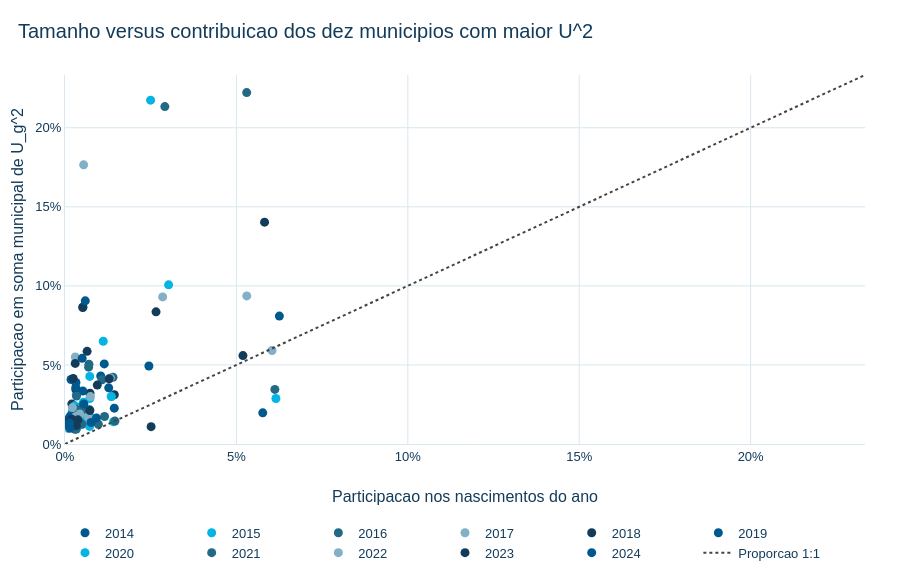

Source (notebook cell):
### Code cell
fig_tamanho = go.Figure()
for ano, grupo in tamanho.groupby("ano", sort=True):
    fig_tamanho.add_trace(go.Scatter(
        x=grupo.share_n, y=grupo.share_variancia,
        mode="markers", name=str(ano),
        marker={"size": 9},
        customdata=np.array(list(zip(grupo.municipio, grupo.razao_concentracao, grupo.rank_u2)), dtype=object),
        hovertemplate="Ano " + str(ano) + "<br>Municipio %{customdata[0]}<br>Rank U^2 %{customdata[2]}<br>Share N %{x:.3%}<br>Share variancia %{y:.3%}<br>Razao %{customdata[1]:.2f}<extra></extra>",
    ))
limite = float(max(tamanho.share_n.max(), tamanho.share_variancia.max()) * 1.05)
fig_tamanho.add_trace(go.Scatter(
    x=[0, limite], y=[0, limite], mode="lines", name="Proporcao 1:1",
    line={"color": "#444444", "dash": "dot"}, hoverinfo="skip",
))
fig_tamanho.update_layout(
    xaxis_title="Participacao nos nascimentos do ano",
    yaxis_title="Participacao em soma municipal de U_g^2",
    xaxis={"range": [0, limite], "tickformat": ".0%"},
    yaxis={"range": [0, limite], "tickformat": ".0%"},
    height=580, width=900,
)
aplicar_tema_base(fig_tamanho, "Tamanho versus contribuicao dos dez municipios com maior U^2")
fig_tamanho.show()

### Figure 1 — Plotly figure (JSON) as saved in the notebook; plotly's stock layout.template omitted (floating-point values rounded to 4 significant figures)
{"data": [{"customdata": [["355030", 1.294, 1], ["230440", 4.423, 2], ["410480", 23.16, 3], ["510340", 6.163, 4], ["530010", 1.576, 5], ["311860", 6.361, 6], ["350950", 3.879, 7], ["313670", 8.563, 8], ["431690", 13.71, 9], ["240325", 11.88, 10]], "hovertemplate": "Ano 2014<br>Municipio %{customdata[0]}<br>Rank U^2 %{customdata[2]}<br>Share N %{x:.3%}<br>Share variancia %{y:.3%}<br>Razao %{customdata[1]:.2f}<extra></extra>", "marker": {"size": 9}, "mode": "markers", "name": "2014", "type": "scatter", "x": [0.06253, 0.01145, 0.001763, 0.003743, 0.01438, 0.00307, 0.004962, 0.002166, 0.001191, 0.001365], "y": [0.0809, 0.05066, 0.04082, 0.02307, 0.02266, 0.01953, 0.01925, 0.01855, 0.01633, 0.01621]}, {"customdata": [["330455", 3.331, 1], ["310620", 5.824, 2], ["355220", 9.421, 3], ["355030", 0.4678, 4], ["150140", 3.972, 5], ["520140", 8.615, 6], ["320130", 9.718, 7], ["250750", 4.026, 8], ["510840", 8.9, 9], ["130260", 0.9959, 10]], "hovertemplate": "Ano 2015<br>Municipio %{customdata[0]}<br>Rank U^2 %{customdata[2]}<br>Share N %{x:.3%}<br>Share variancia %{y:.3%}<br>Razao %{customdata[1]:.2f}<extra></extra>", "marker": {"size": 9}, "mode": "markers", "name": "2015", "type": "scatter", "x": [0.03022, 0.01116, 0.003288, 0.06152, 0.007241, 0.002593, 0.002126, 0.004103, 0.001729, 0.01415], "y": [0.1007, 0.06497, 0.03098, 0.02878, 0.02876, 0.02234, 0.02066, 0.01652, 0.01539, 0.01409]}, {"customdata": [["330455", 7.327, 1], ["350950", 16.54, 2], ["520870", 7.234, 3], ["150140", 7.049, 4], ["130260", 3.014, 5], ["355030", 0.5638, 6], ["230440", 1.51, 7], ["530010", 0.9932, 8], ["320500", 4.5, 9], ["500270", 2.503, 10]], "hovertemplate": "Ano 2016<br>Municipio %{customdata[0]}<br>Rank U^2 %{customdata[2]}<br>Share N %{x:.3%}<br>Share variancia %{y:.3%}<br>Razao %{customdata[1]:.2f}<extra></extra>", "marker": {"size": 9}, "mode": "markers", "name": "2016", "type": "scatter", "x": [0.02912, 0.005238, 0.006982, 0.006895, 0.014, 0.06121, 0.01153, 0.01458, 0.002851, 0.004987], "y": [0.2134, 0.08662, 0.05051, 0.0486, 0.0422, 0.03451, 0.01742, 0.01448, 0.01283, 0.01248]}, {"customdata": [["350950", 32.49, 1], ["330455", 3.266, 2], ["355030", 0.9796, 3], ["130260", 2.238, 4], ["320130", 8.253, 5], ["420910", 5.083, 6], ["351880", 1.918, 7], ["410690", 1.744, 8], ["520110", 4.449, 9], ["351907", 9.116, 10]], "hovertemplate": "Ano 2017<br>Municipio %{customdata[0]}<br>Rank U^2 %{customdata[2]}<br>Share N %{x:.3%}<br>Share variancia %{y:.3%}<br>Razao %{customdata[1]:.2f}<extra></extra>", "marker": {"size": 9}, "mode": "markers", "name": "2017", "type": "scatter", "x": [0.005434, 0.02848, 0.06039, 0.01341, 0.002122, 0.002904, 0.007487, 0.007965, 0.00222, 0.001061], "y": [0.1766, 0.09302, 0.05916, 0.03001, 0.01751, 0.01476, 0.01436, 0.01389, 0.009875, 0.009669]}, {"customdata": [["355030", 2.41, 1], ["350950", 16.67, 2], ["330455", 3.148, 3], ["150140", 9.083, 4], ["354780", 10.93, 5], ["520870", 4.409, 6], ["530010", 2.165, 7], ["320130", 12.68, 8], ["351880", 2.206, 9], ["317070", 21.21, 10]], "hovertemplate": "Ano 2018<br>Municipio %{customdata[0]}<br>Rank U^2 %{customdata[2]}<br>Share N %{x:.3%}<br>Share variancia %{y:.3%}<br>Razao %{customdata[1]:.2f}<extra></extra>", "marker": {"size": 9}, "mode": "markers", "name": "2018", "type": "scatter", "x": [0.05821, 0.00518, 0.02655, 0.00645, 0.003158, 0.007292, 0.01439, 0.001998, 0.007375, 0.0006414], "y": [0.1403, 0.08635, 0.08359, 0.05859, 0.03451, 0.03215, 0.03116, 0.02534, 0.01627, 0.01361]}, {"customdata": [["431490", 15.31, 1], ["310620", 4.124, 2], ["260790", 12.2, 3], ["350950", 6.45, 4], ["520870", 3.004, 5], ["150140", 3.072, 6], ["355030", 0.3419, 7], ["351060", 7.611, 8], ["355250", 11.35, 9], ["354990", 4.612, 10]], "hovertemplate": "Ano 2019<br>Municipio %{customdata[0]}<br>Rank U^2 %{customdata[2]}<br>Share N %{x:.3%}<br>Share variancia %{y:.3%}<br>Razao %{customdata[1]:.2f}<extra></extra>", "marker": {"size": 9}, "mode": "markers", "name": "2019", "type": "scatter", "x": [0.005912, 0.01042, 0.003192, 0.005192, 0.007197, 0.00644, 0.05768, 0.002391, 0.001565, 0.003274], "y": [0.09051, 0.04297, 0.03895, 0.03349, 0.02162, 0.01978, 0.01972, 0.0182, 0.01776, 0.0151]}, {"customdata": [["330455", 8.708, 1], ["351880", 5.919, 2], ["130260", 2.208, 3], ["211130", 4.934, 4], ["354340", 8.43, 5], ["410690", 2.256, 6], ["350950", 2.828, 7], ["312770", 9.448, 8], ["221100", 3.05, 9], ["261160", 1.552, 10]], "hovertemplate": "Ano 2020<br>Municipio %{customdata[0]}<br>Rank U^2 %{customdata[2]}<br>Share N %{x:.3%}<br>Share variancia %{y:.3%}<br>Razao %{customdata[1]:.2f}<extra></extra>", "marker": {"size": 9}, "mode": "markers", "name": "2020", "type": "scatter", "x": [0.02497, 0.007224, 0.01357, 0.005338, 0.002861, 0.007517, 0.00492, 0.001352, 0.004036, 0.007171], "y": [0.2174, 0.04276, 0.02996, 0.02633, 0.02412, 0.01696, 0.01391, 0.01278, 0.01231, 0.01113]}, {"customdata": [["355030", 4.193, 1], ["230440", 3.761, 2], ["354870", 9.055, 3], ["270430", 4.371, 4], ["354780", 7.082, 5], ["500270", 2.545, 6], ["310620", 1.283, 7], ["354990", 3.164, 8], ["291080", 2.852, 9], ["320500", 3.233, 10]], "hovertemplate": "Ano 2021<br>Municipio %{customdata[0]}<br>Rank U^2 %{customdata[2]}<br>Share N %{x:.3%}<br>Share variancia %{y:.3%}<br>Razao %{customdata[1]:.2f}<extra></extra>", "marker": {"size": 9}, "mode": "markers", "name": "2021", "type": "scatter", "x": [0.053, 0.01081, 0.003349, 0.005144, 0.003119, 0.004944, 0.00973, 0.003293, 0.003321, 0.002878], "y": [0.2222, 0.04066, 0.03033, 0.02248, 0.02209, 0.01259, 0.01248, 0.01042, 0.00947, 0.009303]}, {"customdata": [["355030", 1.766, 1], ["320500", 18.33, 2], ["130260", 3.151, 3], ["410690", 4.05, 4], ["310670", 10.61, 5], ["330170", 4.41, 6], ["354870", 5.393, 7], ["261160", 2.594, 8], ["330510", 7.173, 9], ["420910", 4.136, 10]], "hovertemplate": "Ano 2022<br>Municipio %{customdata[0]}<br>Rank U^2 %{customdata[2]}<br>Share N %{x:.3%}<br>Share variancia %{y:.3%}<br>Razao %{customdata[1]:.2f}<extra></extra>", "marker": {"size": 9}, "mode": "markers", "name": "2022", "type": "scatter", "x": [0.05302, 0.003001, 0.01325, 0.007404, 0.00217, 0.004295, 0.003233, 0.006657, 0.001863, 0.003028], "y": [0.09365, 0.05503, 0.04173, 0.02999, 0.02301, 0.01894, 0.01744, 0.01727, 0.01336, 0.01252]}, {"customdata": [["355030", 1.077, 1], ["320500", 17.09, 2], ["420540", 17.37, 3], ["130260", 3.203, 4], ["310620", 3.958, 5], ["410690", 2.915, 6], ["411990", 8.434, 7], ["510340", 4.036, 8], ["353440", 3.529, 9], ["330455", 0.4374, 10]], "hovertemplate": "Ano 2023<br>Municipio %{customdata[0]}<br>Rank U^2 %{customdata[2]}<br>Share N %{x:.3%}<br>Share variancia %{y:.3%}<br>Razao %{customdata[1]:.2f}<extra></extra>", "marker": {"size": 9}, "mode": "markers", "name": "2023", "type": "scatter", "x": [0.0519, 0.002983, 0.002389, 0.01289, 0.009412, 0.007252, 0.001878, 0.003783, 0.003303, 0.02512], "y": [0.05592, 0.05098, 0.04148, 0.0413, 0.03725, 0.02114, 0.01583, 0.01527, 0.01166, 0.01099]}, {"customdata": [["211130", 10.8, 1], ["330455", 2.014, 2], ["320500", 11.36, 3], ["130260", 2.785, 4], ["431490", 4.596, 5], ["310620", 1.785, 6], ["520870", 1.795, 7], ["352690", 10.36, 8], ["352440", 11.82, 9], ["230765", 7.269, 10]], "hovertemplate": "Ano 2024<br>Municipio %{customdata[0]}<br>Rank U^2 %{customdata[2]}<br>Share N %{x:.3%}<br>Share variancia %{y:.3%}<br>Razao %{customdata[1]:.2f}<extra></extra>", "marker": {"size": 9}, "mode": "markers", "name": "2024", "type": "scatter", "x": [0.005014, 0.02448, 0.003148, 0.01275, 0.0055, 0.009183, 0.007592, 0.001282, 0.001007, 0.001382], "y": [0.05416, 0.04929, 0.03577, 0.0355, 0.02528, 0.01639, 0.01363, 0.01328, 0.01191, 0.01005]}, {"hoverinfo": "skip", "line": {"color": "#444444", "dash": "dot"}, "mode": "lines", "name": "Proporcao 1:1", "type": "scatter", "x": [0, 0.2334], "y": [0, 0.2334]}], "layout": {"height": 580, "title": {"text": "Tamanho versus contribuicao dos dez municipios com maior U^2"}, "width": 900, "xaxis": {"range": [0, 0.2334], "tickformat": ".0%", "title": {"text": "Participacao nos nascimentos do ano"}}, "yaxis": {"range": [0, 0.2334], "tickformat": ".0%", "title": {"text": "Participacao em soma municipal de U_g^2"}}}}
